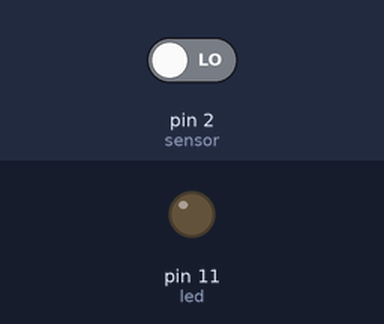
This sketch was run on a simulated Arduino Uno, built with avr-gcc and run on an emulated ATmega328P. On the bench: output pins drawn as LEDs (lit = HIGH). Dashed ring = blinking. Inputs (shaded band) come from the test bench; at power-on: pin 2 (sensor) LOW.

Above: at 1.2 s.
1.3 s: pin 2 (sensor) driven HIGH
At 1.55 s:
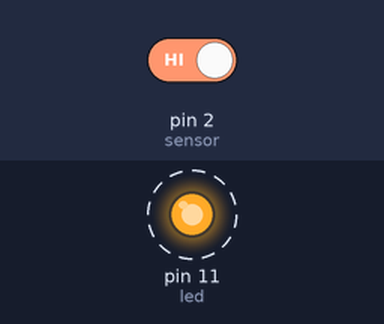
4.3 s: pin 2 (sensor) driven LOW
At 4.3 s:
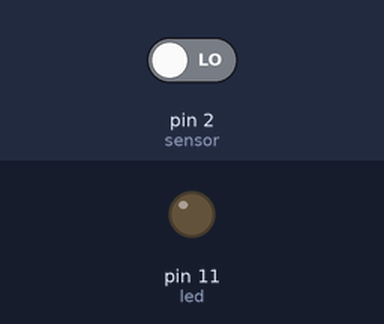
Timing chart, 0 to 7.3 s (numbered marks = the images above; inputs shaded):
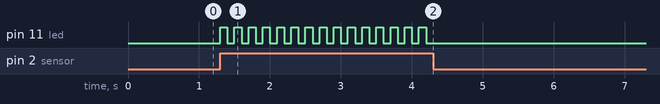

Measured:
- after the input at 1.3 s, pin 11 (led): alternates HIGH for 0.10 s and LOW for 0.10 s, starting at once
- after the input at 4.3 s, pin 11 (led): stops changing and stays LOW

The sketch:

ex9.ino
```cpp
// C++ code
//
const int led = 11;
const int sensor = 2;

void setup() {
  pinMode(led, OUTPUT);
  pinMode(sensor, INPUT);
  Serial.begin(9600);
}

void loop() {
  int sensorValue = digitalRead(sensor);

  if (sensorValue == HIGH) {
    alarme();
  } else {
    digitalWrite(led, LOW);
  }
}

void alarme()
{
  digitalWrite(led, HIGH);
  delay(100); // Wait for 1000 millisecond(s)
  digitalWrite(led, LOW);
  delay(100); // Wait for 1000 millisecond(s)
}
```
